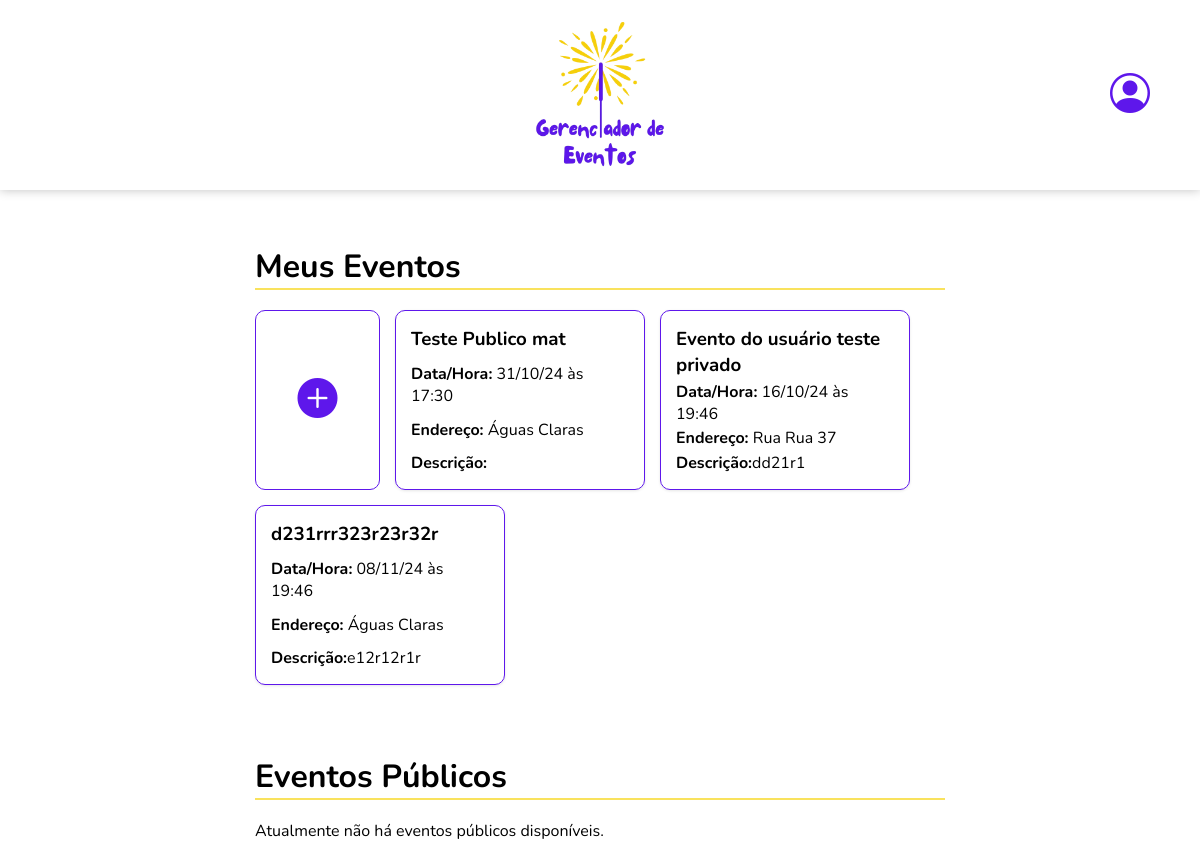
/usuarios/principal/ (signed in), run on an earlier commit of the app's database.
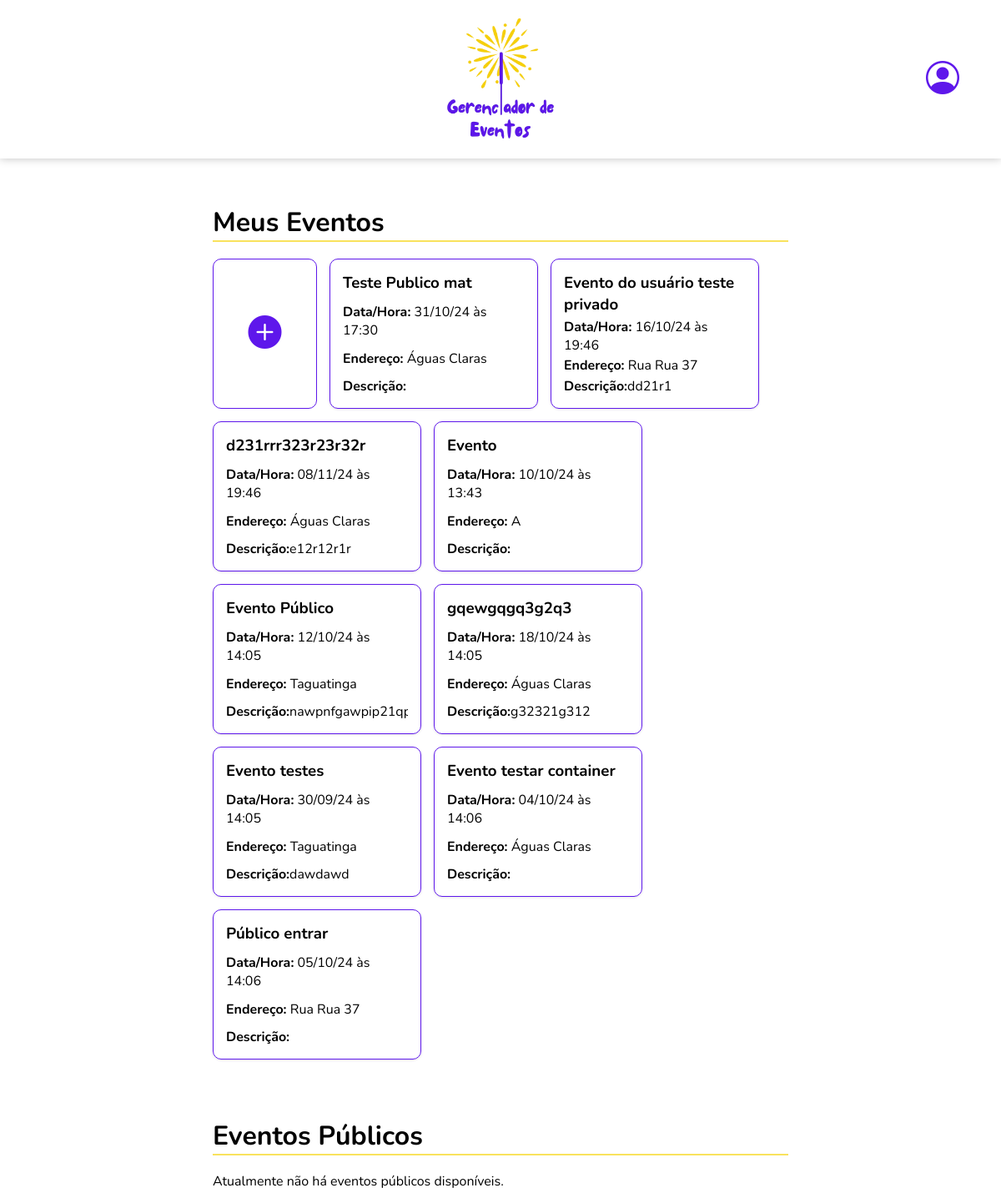
And on a later commit of the database.
### eventos/models.py (models this page shows)
class Evento(models.Model):
    nome = models.CharField(max_length=100)
    data_hora = models.DateTimeField()
    endereco = models.CharField(max_length=255)
    descricao = models.TextField(blank=True, null=True)
    limite_convidados = models.PositiveIntegerField()
    visibilidade = models.CharField(max_length=7, choices=[('publico', 'Público'), ('privado', 'Privado')])
    criador = models.ForeignKey(Usuario, on_delete=models.CASCADE)
    convidados = models.ManyToManyField(Usuario, related_name='eventos_inscritos', blank=True)

### usuarios/views.py (the view)
# urls.py: path('principal/', views.pagina_principal, name='pagina_principal'),
@login_required
def pagina_principal(request):
    eventos_usuario = Evento.objects.filter(
        Q(criador=request.user) | Q(convidados=request.user)
    ).distinct()
    eventos_publicos = Evento.objects.filter(visibilidade='publico').exclude(
        Q(convidados=request.user) | Q(criador=request.user)
    )
    context = {
        'eventos_usuario': eventos_usuario,  # Meus eventos (criados ou inscritos)
        'eventos_publicos': eventos_publicos,  # Eventos públicos (não inscritos)
    }
    return render(request, 'usuarios/pagina_principal.html', context)

### usuarios/templates/usuarios/pagina_principal.html (shortened to what this page needs)
<!DOCTYPE html>
<html lang="pt-br">
<head>
    <link rel="stylesheet" href="https://cdn.jsdelivr.net/npm/bootstrap-icons/font/bootstrap-icons.css">
    {% load static %}
    <link rel="stylesheet" href="{% static 'css/pagina_principal.css' %}">
</head>
<body>
    <header>
        <img src="{% static 'images/event-manager.png' %}" alt="Logo Gerenciador de Eventos">
        <a href="{% url 'perfil_usuario' %}" class="btn-perfil">
            <i class="bi bi-person-circle"></i>
        </a>
    </header>
    <div class="section">
        <h1>Meus Eventos</h1>
        <hr class="hr-eventos">
        <div class="meus-eventos">
            <a href="{% url 'criar_evento' %}" class="create-event-btn">
                <i class="bi bi-plus-circle-fill"></i>
            </a>
            {% for evento in eventos_usuario %}
                <a href="{% url 'detalhes_evento' evento.id %}" class="event-card-link">
                    <div class="event-card">
                        <h3>{{ evento.nome }}</h3>
                        <p><strong>Data/Hora:</strong> {{ evento.data_hora|date:"d/m/y \à\s H:i" }}</p>
                        <p><strong>Endereço:</strong> {{ evento.endereco }}</p>
                        <p class="descricao"><strong>Descrição:</strong> {{ evento.descricao }}</p>
                    </div>
                </a>
            {% endfor %}
        </div>
    </div>
    <div class="section eventos-publicos-section">
        <h1>Eventos Públicos</h1>
        <hr class="hr-eventos">
        <div class="eventos-publicos">
            {% if eventos_publicos %}
                {% for evento in eventos_publicos %}
                    <a href="{% url 'detalhes_evento' evento.id %}" class="event-card-link">
                        <div class="event-card">
                            <h3>{{ evento.nome }}</h3>
                            <p><strong>Criador:</strong> {{ evento.criador.username }}</p>
                            <p><strong>Data/Hora:</strong> {{ evento.data_hora|date:"d/m/y \à\s H:i" }}</p>
                            <p><strong>Endereço:</strong> {{ evento.endereco }}</p>
                            <p class="descricao"><strong>Descrição:</strong> {{ evento.descricao }}</p>
                        </div>
                    </a>
                {% endfor %}
            {% else %}
                <p>Atualmente não há eventos públicos disponíveis.</p>
            {% endif %}
        </div>
    </div>
</body>
</html>

What changed in the data, as far as the page shows it:
added Evento: nome "Evento", data_hora "10/10/24 às 13:43", endereco "A"
added Evento: nome "Evento Público", data_hora "12/10/24 às 14:05", endereco "Taguatinga", descricao "nawpnfgawpip21…"
added Evento: nome "gqewgqgq3g2q3", data_hora "18/10/24 às 14:05", endereco "Águas Claras", descricao "g32321g312"
added Evento: nome "Evento testes", data_hora "30/09/24 às 14:05", endereco "Taguatinga", descricao "dawdawd"
added Evento: nome "Evento testar container", data_hora "04/10/24 às 14:06", endereco "Águas Claras"
added Evento: nome "Público entrar", data_hora "05/10/24 às 14:06", endereco "Rua Rua 37"
